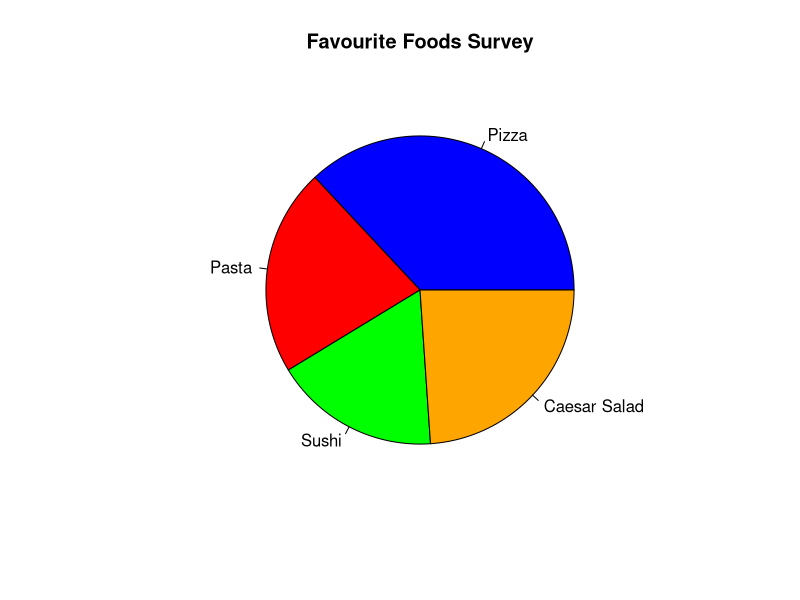
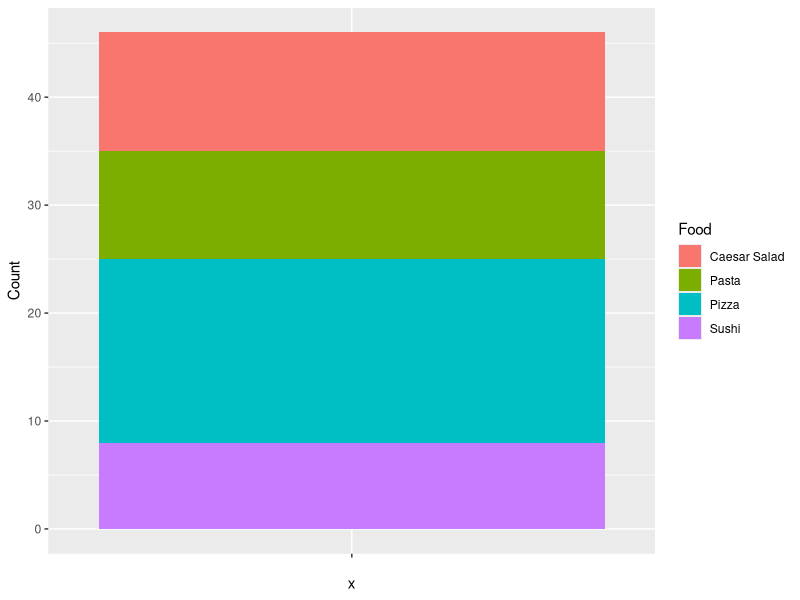
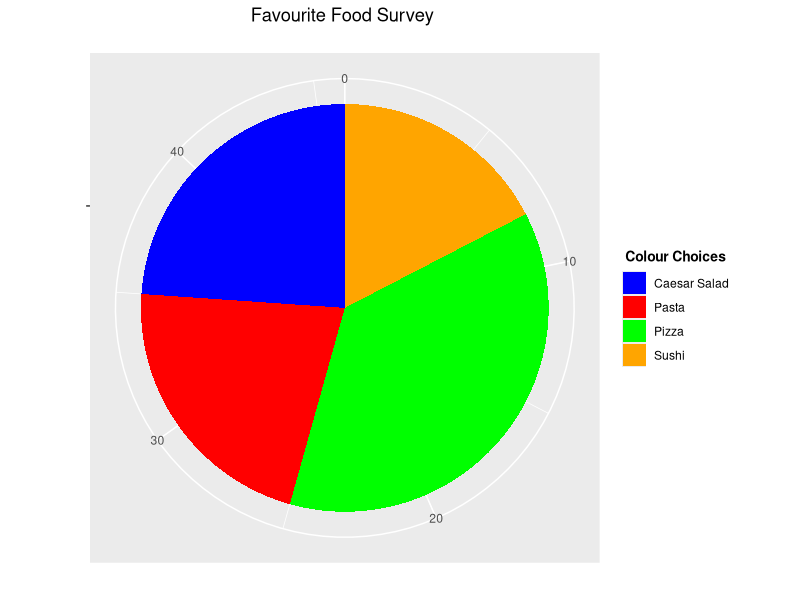
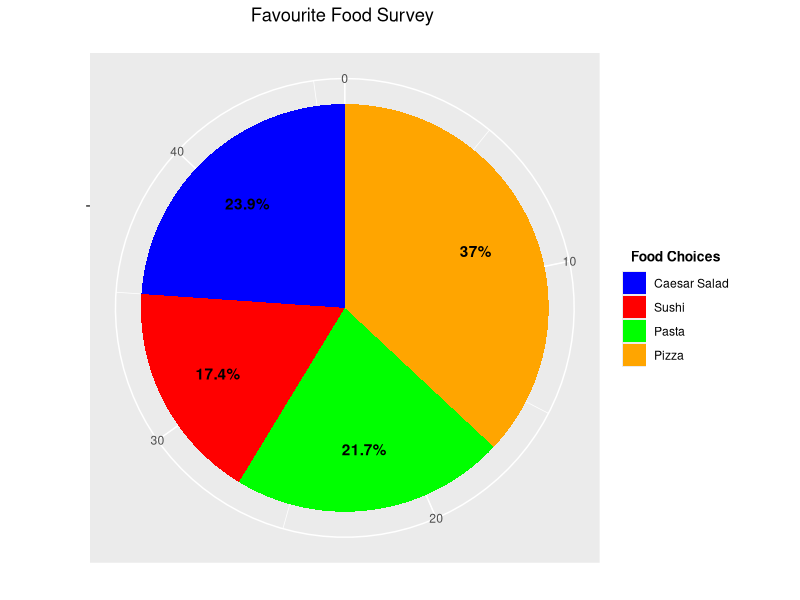
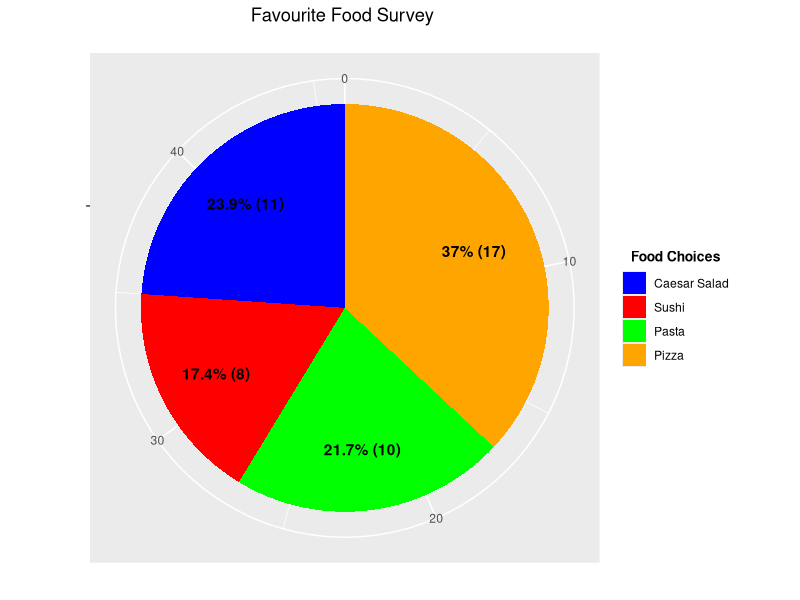

The R script that drew these images, in order:
## ---- chunk 1
food_choices <- c("Pizza", "Pasta", "Sushi", "Caesar Salad")

counts <- c(17, 10, 8, 11)

table <- data.frame(food_choices, counts) # Create data frame
## ---- chunk 2
# Check table:

table

# Check structure of table:

str(table)
## ---- chunk 3
colnames(table) <- c("Food", "Count")

# Check:

table
## ---- chunk 4
# Total Counts In Survey:

total_count <- sum(table[,2])

total_count
## ---- chunk 5
## Base R Pie Chart With Labels:

pie(table[, 2], labels = table[,1], 
col = c("Blue", "Red", "Green", "Orange"),
main = "Favourite Foods Survey")
## ---- chunk 6
library(ggplot2)
## ---- chunk 7
# Why Barplot Is Not A Good Visual:

ggplot(table, aes(x = "", y = Count, fill = Food)) +
geom_bar(width = 1, stat = "identity")
## ---- chunk 8
# Pie Chart:

ggplot(table, aes(x = "", y = Count, fill = Food)) +
     geom_bar(width = 1, stat = "identity") +
     coord_polar(theta = "y", start = 0) +
     scale_fill_manual(values = c("Blue", "Red", "Green", "Orange")) +
     labs(x = "", y = "", title = "Favourite Food Survey \n",
          fill = "Colour Choices") + 
     theme(plot.title = element_text(hjust = 0.5), 
           legend.title = element_text(hjust = 0.5, face="bold", size = 10))
## ---- chunk 9
# Pie Chart With Percentage Labels:

# http://stackoverflow.com/questions/41338757/adding-percentage-labels-on-pie-chart-in-r
# For percents the reference is:
# http://stackoverflow.com/questions/7145826/how-to-format-a-number-as-percentage-in-r
library(dplyr) #Data Wrangling and Manipulation
## ---- chunk 10
# http://stackoverflow.com/questions/41338757/adding-percentage-labels-on-pie-chart-in-r
# food_choices[length(food_choices):1] is the reverse of 
# food_choices <- c("Pizza", "Pasta", "Sushi", "Caesar Salad")

table_percent <- table %>%
            mutate(Food = factor(Food, 
                levels = food_choices[length(food_choices):1]),
              cumulative = cumsum(Count),
                midpoint = cumulative - Count / 2,
                labels = paste0(round((Count/ sum(Count)) * 100, 1), "%"))

# Check table:

table_percent
## ---- chunk 11
# ggplot Pie Chart with percentage labels

ggplot(table_percent, aes(x = "", y = Count, fill = Food)) +
 geom_bar(width = 1, stat = "identity") +
 coord_polar(theta = "y", start = 0) +
 scale_fill_manual(values = c("Blue", "Red", "Green", "Orange")) +
 labs(x = "", y = "", title = "Favourite Food Survey \n",
 fill = "Food Choices") + 
 geom_text(aes(x = 1.2, y = midpoint , label = labels), color="black",
 fontface = "bold") +
 theme(plot.title = element_text(hjust = 0.5), 
 legend.title = element_text(hjust = 0.5, face="bold", size = 10)) 
## ---- chunk 12
# Pie Chart With Percentage & Counts Labels:

table_labels <- table %>%
  mutate(Food = factor(Food, 
                       levels = food_choices[length(food_choices):1]),
         cumulative = cumsum(Count),
         midpoint = cumulative - Count / 2,
         labels = paste0(round((Count/ sum(Count)) * 100, 1), "%", " (", Count, ") "))

# Check table:

table_labels
## ---- chunk 13
# ggplot Pie Chart with percentage labels

ggplot(table_labels, aes(x = "", y = Count, fill = Food)) +
  geom_bar(width = 1, stat = "identity") +
  coord_polar(theta = "y", start = 0) +
  scale_fill_manual(values = c("Blue", "Red", "Green", "Orange")) +
  labs(x = "", y = "", title = "Favourite Food Survey \n",
       fill = "Food Choices") + 
  geom_text(aes(x = 1.2, y = midpoint , label = labels), color="black",
            fontface = "bold") +
  theme(plot.title = element_text(hjust = 0.5), 
        legend.title = element_text(hjust = 0.5, face="bold", size = 10))  
